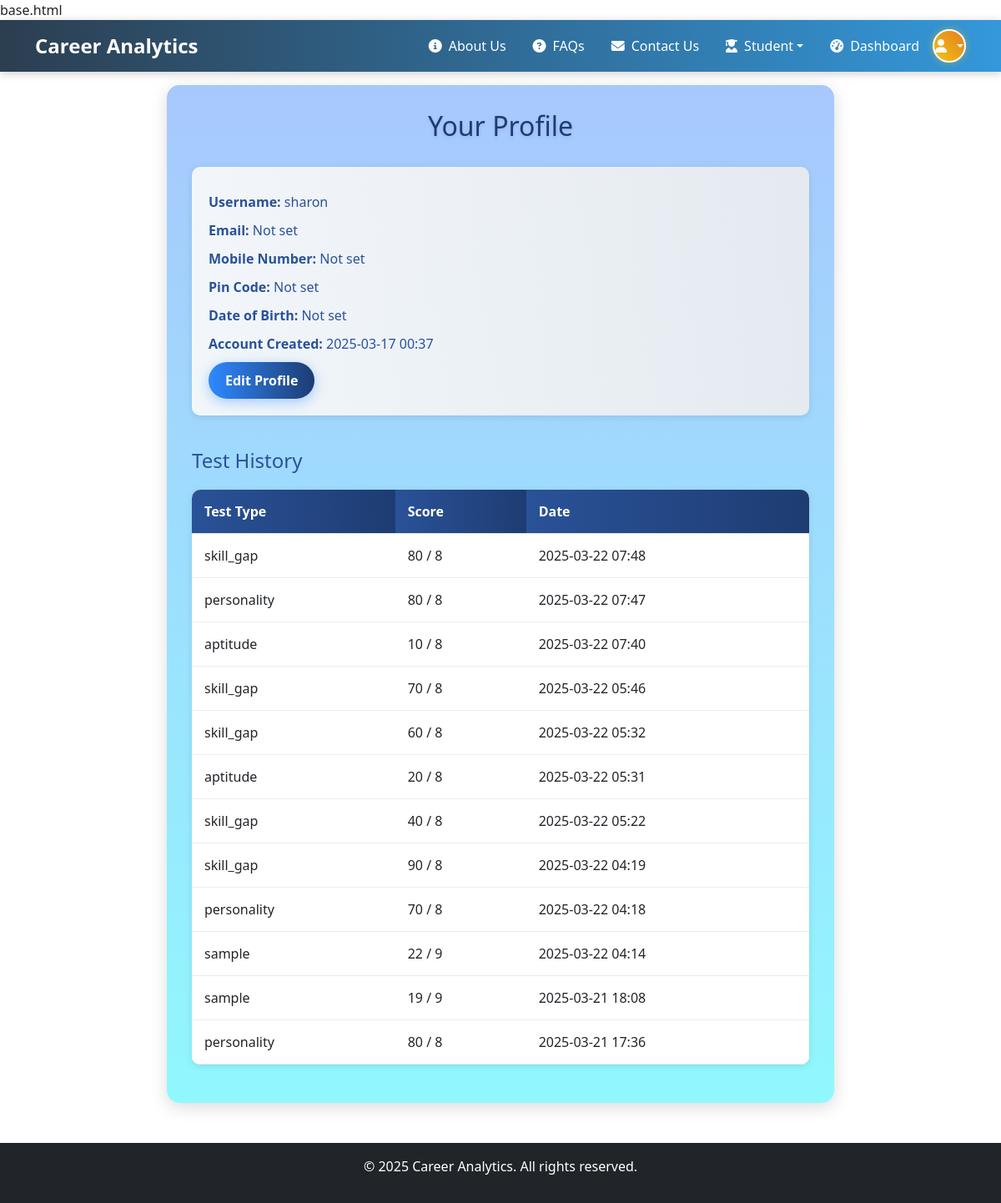
/profile (signed in), run on an earlier commit of the app's database.
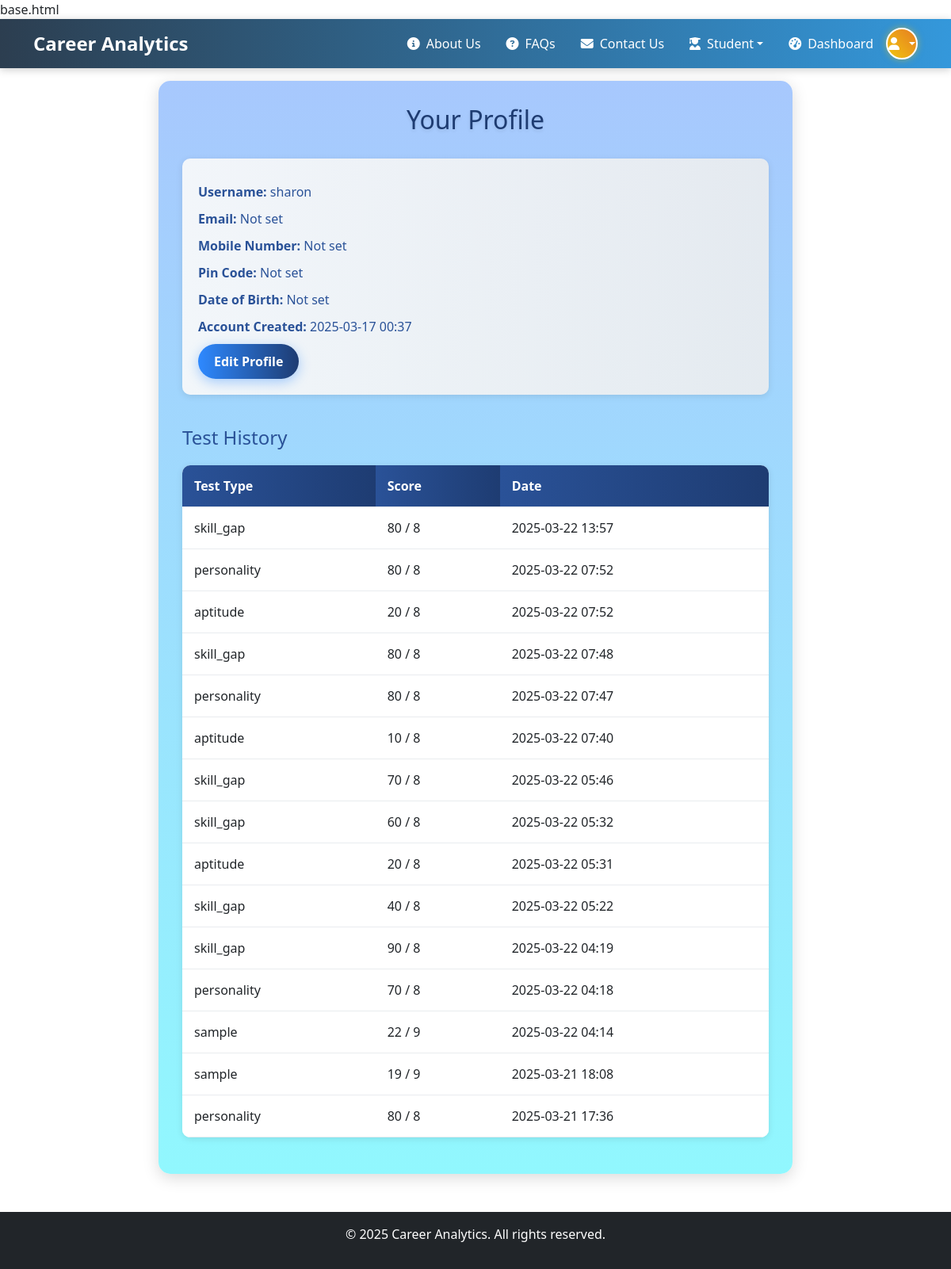
And on a later commit of the database.
### app.py (models this page shows)
class TestResult(db.Model):
    id = db.Column(db.Integer, primary_key=True)
    user_id = db.Column(db.Integer, db.ForeignKey('user.id'), nullable=True)
    test_type = db.Column(db.String(50), nullable=False)
    score = db.Column(db.Integer, nullable=False)
    time_spent = db.Column(db.Integer, nullable=True)
    details = db.Column(db.Text, nullable=True)  # Store JSON string of detailed results
    completed_at = db.Column(db.DateTime, default=datetime.utcnow)

### app.py (the view)
@app.route('/profile')
@login_required
def profile():
    test_history = TestResult.query.filter_by(user_id=current_user.id).order_by(TestResult.completed_at.desc()).all()
    return render_template('profile.html', user=current_user, test_history=test_history)

### app.py (called while the page is built)
@login_manager.user_loader
def load_user(user_id):
    return db.session.get(User, int(user_id))

### templates/profile.html (shortened to what this page needs)
{% extends "base.html" %}
{% block content %}
    <div class="profile-container">
        <h1>Your Profile</h1>
        <div class="profile-info">
            <p><strong>Username:</strong> {{ user.username }}</p>
            <p><strong>Email:</strong> {{ user.email or 'Not set' }}</p>
            <p><strong>Mobile Number:</strong> {{ user.mobile_number or 'Not set' }}</p>
            <p><strong>Pin Code:</strong> {{ user.pin_code or 'Not set' }}</p>
            <p><strong>Date of Birth:</strong> {{ user.dob.strftime('%Y-%m-%d') if user.dob else 'Not set' }}</p>
            <p><strong>Account Created:</strong> {{ user.created_at.strftime('%Y-%m-%d %H:%M') }}</p>
            <a href="{{ url_for('profile_edit') }}" class="btn-edit">Edit Profile</a>
        </div>
        {% if test_history %}
            <div class="test-history">
                <h3>Test History</h3>
                <table class="table">
                    <thead>
                        <tr>
                            <th>Test Type</th>
                            <th>Score</th>
                            <th>Date</th>
                        </tr>
                    </thead>
                    <tbody>
                        {% for test in test_history %}
                            <tr>
                                <td>{{ test.test_type }}</td>
                                <td>{{ test.score }} / {{ 9 if test.test_type == 'sample' else 8 }}</td>
                                <td>{{ test.completed_at.strftime('%Y-%m-%d %H:%M') }}</td>
                            </tr>
                        {% endfor %}
                    </tbody>
                </table>
            </div>
        {% endif %}
    </div>
{% endblock %}

What changed in the data, as far as the page shows it:
added TestResult: test_type "skill_gap", score "80", test_type "8", completed_at "2025-03-22 13:57"
added TestResult: test_type "personality", score "80", test_type "8", completed_at "2025-03-22 07:52"
added TestResult: test_type "aptitude", score "20", test_type "8", completed_at "2025-03-22 07:52"
